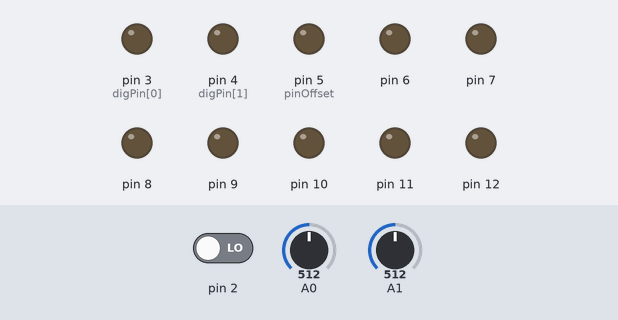
The sketch below on a simulated Arduino Uno, built with avr-gcc and run on an emulated ATmega328P. Shown: output pins drawn as LEDs (lit = HIGH). Inputs (shaded band) come from the test bench; at power-on: pin 2 LOW, A0 = 512, A1 = 512. What the sketch prints to the serial monitor is not drawn.

Above: at 1.2 s.
1.3 s: pin 2 driven HIGH
At 2.9 s:
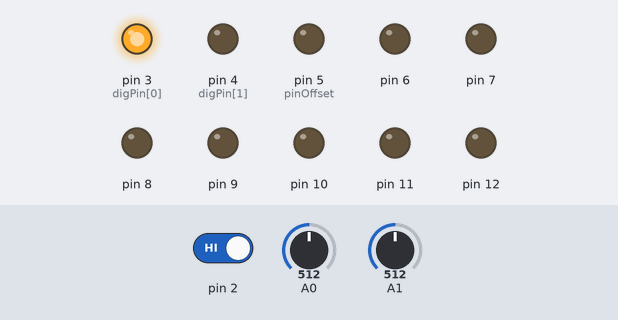
3.5 s: pin 2 driven LOW
At 4.5 s:
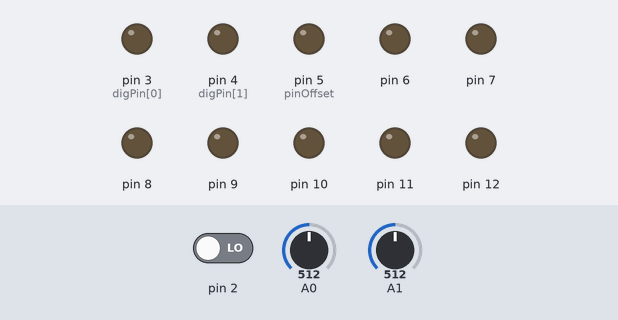
Timing chart, 0 to 6.5 s (numbered marks = the images above; inputs shaded):
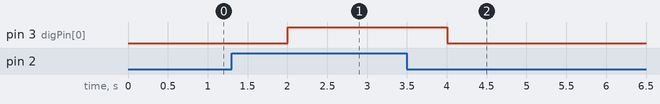

The sketch:

ArdCoreEuclid.ino
```cpp
// ============================================================
//
// Program: Euclid Sequencer

// Author: Stuart Anderson, Euclid code by Tom Whitwell - slightly modified
//
// Description: Match incoming clock on D0 output but using
// lookup from array created using Euclid algorithm from Tombola.
//
//

// dividing the number back from the pots, max value is 1026, dividing by 171 get you 0-6 range for example
// function is called with beats and total and so 15,34 seems to be the highest sensible value range
//
// A0 currently set to value/68
// A1 currently set to value/30
//
// This gives us max 16 and 35 but feel free to adjust

// TBD communicate values back to host computer, via serial or talking to Max Object


#include <avr/interrupt.h>
#include <avr/io.h>

// Pin 13 has an LED connected on most Arduino boards.
// give it a name so we can use it when debugging
int led = 13;

// Set up variables for remote control over serial interface
int control = 0;
int value = 0;


// We'll be toggling it's state so make this easy
static unsigned int led_state = 0;

// variables for interrupt handling of the clock input
int clkState = LOW;
volatile boolean changed = false;

// Set up digital output pins
const int digPin[2] = {3, 4}; // the digital output pins
const int pinOffset = 5; // the first DAC pin (from 5-12)

// variables used to control the current DIO output states
int digState[2] = {LOW, LOW}; // start with both set low
long digMilli[2] = {0, 0}; // used for trigger timing

int looper = 0;
int x;
int euclidPattern[200];
long int result;
int binaryLength;


// flag for control changes, set to true first time so it can populate array
boolean controlChanged = true;
long int newLeftC;
long int newRightC;
long int currentLeftC;
long int currentRightC;

// Set remote change to false
boolean remoteControlChanged = false;

// isrChanging() - quickly handle interrupts from the clock input
void isrChanging() {
//led state change indicates interrupt fired
//led_state = !led_state;
//digitalWrite(led, led_state);
changed = true;
};

void setup() {

// Set up our LED output
//pinMode(led, OUTPUT);

// If we need to send data back to our computer, otherwise, comment this line out.
Serial.begin(9600);

// set up the digital outputs
for (int i=0; i<2; i++) {
pinMode(digPin[i], OUTPUT);
digitalWrite(digPin[i], LOW);
}

// set up the 8-bit DAC output pins
for (int i=0; i<8; i++) {
pinMode(pinOffset+i, OUTPUT);
digitalWrite(pinOffset+i, LOW);
}

// variables for interrupt handling of the clock input
volatile int clkState = LOW;

// set up clock interrupt
attachInterrupt(0, isrChanging, CHANGE);

// force populate array with data
controlChanged = true;

}

void loop() {
// See if remote control has sent any changes
// I want to look for P and either 1 or 2 then value
// parseInt will only pull out the Int values so P1, 255 will give me 1 and 255
if (Serial.find("P")) {
  control = Serial.parseInt();
  value = Serial.parseInt();
  remoteControlChanged = true;
}


// See if controls have changed

// First read the panel controls
newLeftC = (analogRead(0)/68)+1;
newRightC = (analogRead(1)/30)+1;
//if (newRightC < newLeftC) newRightC = newLeftC;
if (newLeftC != currentLeftC) controlChanged = true;
if (newRightC != currentRightC) controlChanged = true;

// Act on control change
if (controlChanged || remoteControlChanged) {

  // Get the control values
  if (controlChanged) {
    currentLeftC = newLeftC;
    currentRightC = newRightC;
  }

  if (remoteControlChanged) {
    if (control = 1) {
      currentLeftC = value;
    }
    if (control = 2) {
      currentRightC = value;
    }
  }

result = euclid(currentLeftC,currentRightC);

binaryLength = findlength(result);
for (x=binaryLength; x>=0; x--) {
euclidPattern[x-1] = (result & 0x01);
result = result >> 1;
}
euclidPattern[binaryLength] = 2;
controlChanged = false;
looper = 0;
//Serial.print("E(");
//Serial.print(currentLeftC);
//Serial.print(",");
//Serial.print(currentRightC);
//Serial.print(") ");
for (x=0; x<=(binaryLength-1); x++) {
  Serial.print(euclidPattern[x]);
  }
  Serial.println("");
}
// check our state
if (changed) {
clkState = digitalRead(2);
changed = false;

// service a clock trigger
if (clkState == HIGH) {
if (euclidPattern[looper] == 2) {
looper = 0;
}
if ((euclidPattern[looper]) == 1) {
digitalWrite(digPin[0], HIGH);
}
looper++;
}
else {
digitalWrite(digPin[0], LOW);
}
}
}


//////////////////////////////////////////////////////////////////////   ///////
// From Tombola's euclidean sequencer..
// Credit : Tom Whitwell musicthing.co.uk/modular
// Euclid calculation function
unsigned int euclid(int k, int n){ // inputs: n=total, k=beats, o = offset
int pauses = n-k;
int pulses = k;
int per_pulse = pauses/k;
int remainder = pauses%pulses;
unsigned int workbeat[n];
unsigned int outbeat;
unsigned int working;
int workbeat_count=n;
int a;
int b;
int trim_count;
for (a=0;a<n;a++){ // Populate workbeat with unsorted pulses and pauses
if (a<pulses){
workbeat[a] = 1;
}
else {
workbeat [a] = 0;
}
}

if (per_pulse>0 && remainder <2){ // Handle easy cases where there is no or only one remainer
for (a=0;a<pulses;a++){
for (b=workbeat_count-1; b>workbeat_count-per_pulse-1;b--){
workbeat[a] = ConcatBin (workbeat[a], workbeat[b]);
}
workbeat_count = workbeat_count-per_pulse;
}

outbeat = 0; // Concatenate workbeat into outbeat - according to workbeat_count
for (a=0;a < workbeat_count;a++){
outbeat = ConcatBin(outbeat,workbeat[a]);
}
return outbeat;
}

else {


int groupa = pulses;
int groupb = pauses;
int iteration=0;
if (groupb<=1){
}
while(groupb>1){ //main recursive loop


if (groupa>groupb){ // more Group A than Group B
int a_remainder = groupa-groupb; // what will be left of groupa once groupB is interleaved
trim_count = 0;
for (a=0; a<groupa-a_remainder;a++){ //count through the matching sets of A, ignoring remaindered
workbeat[a] = ConcatBin (workbeat[a], workbeat[workbeat_count-1-a]);
trim_count++;
}
workbeat_count = workbeat_count-trim_count;

groupa=groupb;
groupb=a_remainder;
}


else if (groupb>groupa){ // More Group B than Group A
int b_remainder = groupb-groupa; // what will be left of group once group A is interleaved
trim_count=0;
for (a = workbeat_count-1;a>=groupa+b_remainder;a--){ //count from right back through the Bs
workbeat[workbeat_count-a-1] = ConcatBin (workbeat[workbeat_count-a-1], workbeat[a]);

trim_count++;
}
workbeat_count = workbeat_count-trim_count;
groupb=b_remainder;
}


else if (groupa == groupb){ // groupa = groupb
trim_count=0;
for (a=0;a<groupa;a++){
workbeat[a] = ConcatBin (workbeat[a],workbeat[workbeat_count-1-a]);
trim_count++;
}
workbeat_count = workbeat_count-trim_count;
groupb=0;
}

else {
// Serial.println("ERROR");
}
iteration++;
}


outbeat = 0; // Concatenate workbeat into outbeat - according to workbeat_count
for (a=0;a < workbeat_count;a++){
outbeat = ConcatBin(outbeat,workbeat[a]);
}


return outbeat;

}
}

// Function to find the binary length of a number by counting bitwise
int findlength(unsigned int bnry){
boolean lengthfound = false;
int length=1; // no number can have a length of zero - single 0 has a length of one, but no 1s for the sytem to count
for (int q=32;q>=0;q--){
int r=bitRead(bnry,q);
if(r==1 && lengthfound == false){
length=q+1;
lengthfound = true;
}
}
return length;
}

// Function to concatenate two binary numbers bitwise
unsigned int ConcatBin(unsigned int bina, unsigned int binb){
int binb_len=findlength(binb);
unsigned int sum=(bina<<binb_len);
sum = sum | binb;
return sum;
}


// deJitter(int, int) - smooth jitter input
// ----------------------------------------
int deJitter(int v, int test)
{
if (abs(v - test) > 8) {
return v;
}
return test;
}
```

Measured:
- after the input at 1.3 s, pin 3 (digPin[0]): LOW → HIGH after 0.71 s
- after the input at 3.5 s, pin 3 (digPin[0]): HIGH → LOW after 0.51 s
